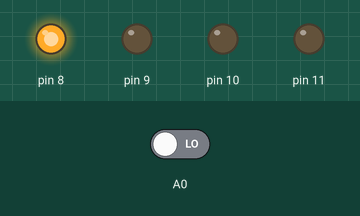
This sketch was run on a simulated Arduino Uno, built with avr-gcc and run on an emulated ATmega328P. Shown: output pins drawn as LEDs (lit = HIGH). The inputs (shaded band) are chosen by the test bench; at power-on: A0 LOW.

Above: at 0.2 s.
At 1.2 s:
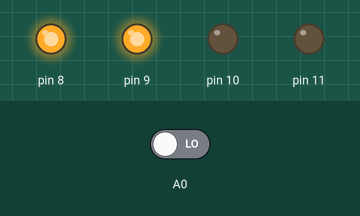
At 2.2 s:
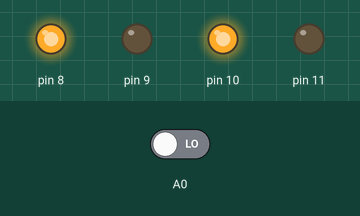
At 4.7 s:
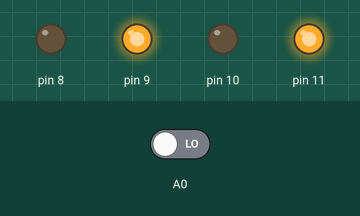
At 6.7 s:
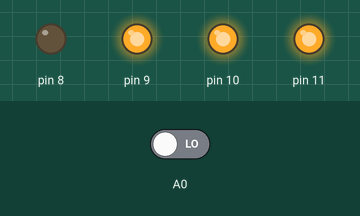
At 9.2 s:
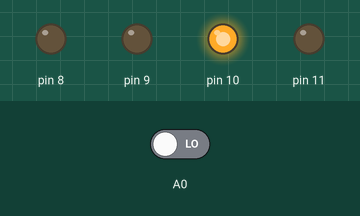
Timing chart, 0 to 9.8 s (numbered marks = the images above):
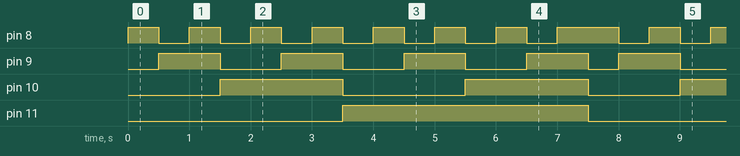

Measured:
- by itself, pin 8: repeats every 7.5 s: 6 × (LOW 0.50 s, HIGH 0.50 s), LOW 0.50 s, HIGH 1.0 s
- by itself, pin 9: repeats every 7.5 s: 3 × (LOW 1.0 s, HIGH 1.0 s), LOW 0.50 s, HIGH 1.0 s
- by itself, pin 10: repeats every 7.5 s: LOW 2.0 s, HIGH 2.0 s, LOW 1.5 s, HIGH 2.0 s
- by itself, pin 11: alternates HIGH for 4.0 s and LOW for 3.5 s

The sketch:

sketch_sep13a.ino
```cpp
void setup() {
  // put your setup code here, to run once:
pinMode(8, OUTPUT);
pinMode(9, OUTPUT);
pinMode(10, OUTPUT);
pinMode(11, OUTPUT);
pinMode(A0, INPUT);
pinMode(A1, INPUT);
pinMode(A2, INPUT);
}

void loop() {
  // put your main code here, to run repeatedly:
if(digitalRead(A0)==HIGH);
{
  PORTB=1;
  delay(500);
  PORTB=2;
  delay(500);
  PORTB=3;
  delay(500);
  PORTB=4;
  delay(500);
  PORTB=5;
  delay(500);
  PORTB=6;
  delay(500);
  PORTB=7;
  delay(500);
  PORTB=8;
  delay(500);
  PORTB=9;
  delay(500);
  PORTB=10;
  delay(500);
  PORTB=11;
  delay(500);
  PORTB=12;
  delay(500);
  PORTB=13;
  delay(500);
  PORTB=14;
  delay(500);
  PORTB=15;
  delay(500);

}

}
```
